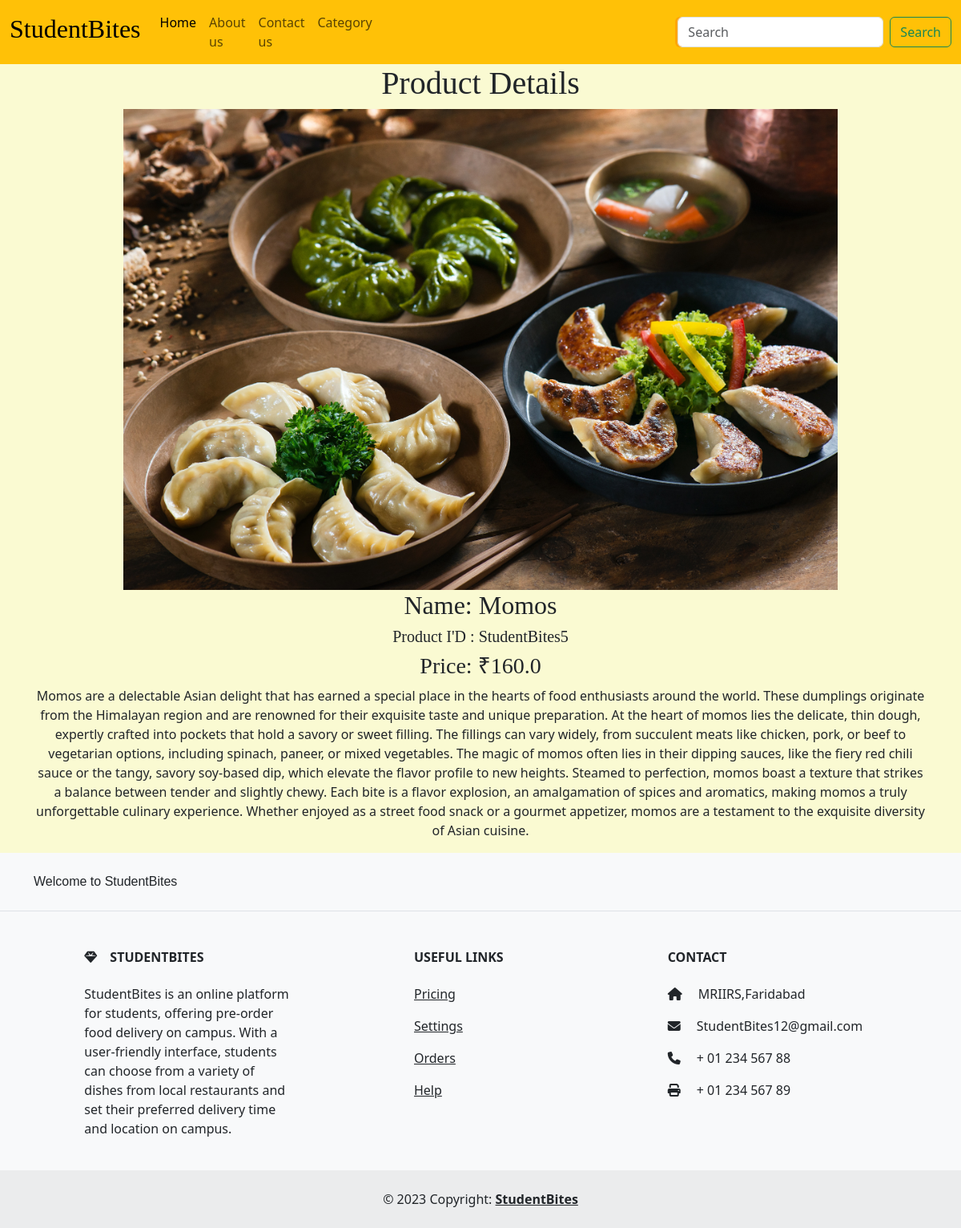
The app's page /5 (signed in) with its own data.
### test1/models.py (models this page shows, shortened)
class Product(models.Model):
    title = models.CharField(max_length=30)
    description = models.CharField(max_length=10000)
    price = models.FloatField(max_length=20)
    product_id = models.CharField(max_length=30,unique=True)
    img = models.ImageField(upload_to='images/')
    category = models.CharField(max_length=30)

### test1/views.py (the view)
# urls.py: path('<int:pid>', views.details, name='details'),
def details(request,pid):
    if request.user.is_authenticated:
        myproduct = get_object_or_404(Product,pk=pid)
        return render (request,'test1/details.html',{'z':myproduct})
    else:
        return redirect ('loginuser')

### test1/templates/test1/details.html (shortened to what this page needs)
<!DOCTYPE html>
<html lang="en">
<head>
</head>
<body style="background-color:lightgoldenrodyellow;">
    {% include 'test1/navbar.html' %}
    <div class="container text-center">
        <h1 style="font-family:initial;">Product Details</h1>
        <img src="{{ z.img.url }}" style="width: 80%;height: 600px; object-fit: cover;object-position: 25% 75%;">
        <div style="font-family: initial;">
        <h2>Name: {{ z.title }}</h2>
        <h5>Product I'D : {{ z.product_id }}</h5>
        <h3>Price: ₹{{ z.price }}</h3>
    </div>
        <p>{{ z.description }}</p>
    </div>
    {% include 'test1/footer.html' %}
</body>
</html>

### records on screen
Product: img (picture), title "Momos", product_id "StudentBites5", price "160.0", description "Momos are a delectable Asian delight that has earned a special place in the hearts of food enthusiasts around the world. These dumplings originate from the Himalayan region and are renowned for their exquisite taste and unique preparation. At the heart of momos lies the delicate, thin dough, expertly crafted into pockets that hold a savory or sweet filling. The fillings can vary widely, from succulent meats like chicken, pork, or beef to vegetarian options, including spinach, paneer, or mixed vegetables. The magic of momos often lies in their dipping sauces, like the fiery red chili sauce or the tangy, savory soy-based dip, which elevate the flavor profile to new heights. Steamed to…"
